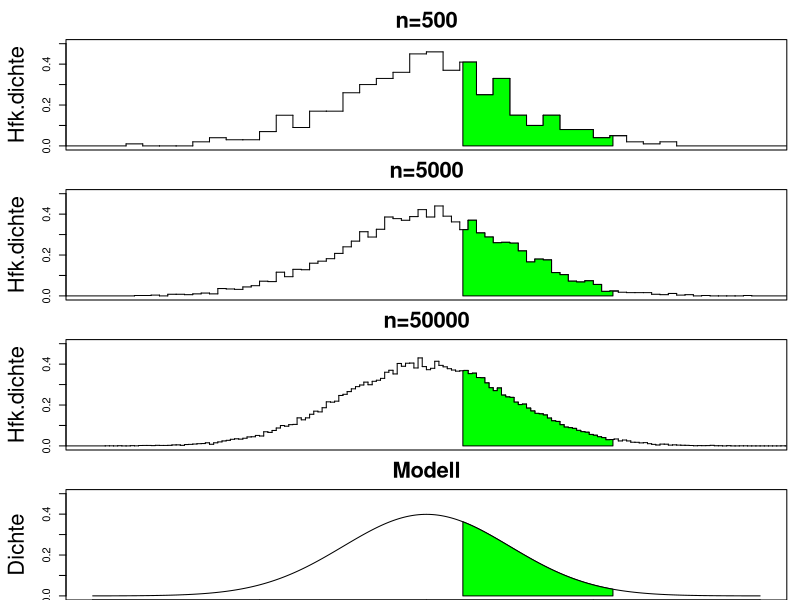

Recreate this plot in R.
n <- c(500, 5000, 50000)
b <- c(35, 75, 250)
lims <- c(0.437,2.236)
x <- rnorm(max(n))
pdf("pic_disc_cont.pdf")
par(mfrow=c(4,1), mar=c(0, 5, 3,1))
for (i in seq(n)) {
  xi <- sample(x, n[i])
  h  <- hist(xi, breaks=b[i], plot=F)
  sf <- stepfun(h$breaks, c(0, h$density, 0))
  plot(sf, do.points = F, xlim=c(-4,4), ylim=c(0, 0.5),
       main=sprintf("n=%i", n[i]), ylab="Hfk.dichte", xlab="", 
       axes=F, cex.main=2, cex.axis=2, cex.lab=2)
  axis(2, ce.xaxis=2)
  box()
  index <- seq(h$breaks)[(h$breaks>lims[1]) & (h$breaks<lims[2])]
  px    <- c(lims[1], lims[1], h$breaks[index[1]])
  py    <- c(0, sf(lims[1]), sf(lims[1]))
  for (j in index) {
    px <- c(px, h$breaks[j], h$breaks[j+1])
    py <- c(py, sf(h$breaks[j]), sf(h$breaks[j]))
  }
  px    <- c(px, lims[2], lims[2])
  py    <- c(py, sf(lims[2]), 0)
  polygon(px, py, col="green")
}
x <- seq(-4, 4, length.out=501)
plot(x, dnorm(x), main="Modell", ylab="Dichte", type="l", 
        xlab="", ylim=c(0, 0.5), cex.main=2,  cex.lab=2)
xi <- x[(x>lims[1]) & (x<lims[2])]
px <- c(lims[1], lims[1], xi, lims[2], lims[2])
py <- c(0, dnorm(lims[1]), dnorm(xi), dnorm(lims[2]), 0)
polygon(px, py, col="green")
dev.off()

